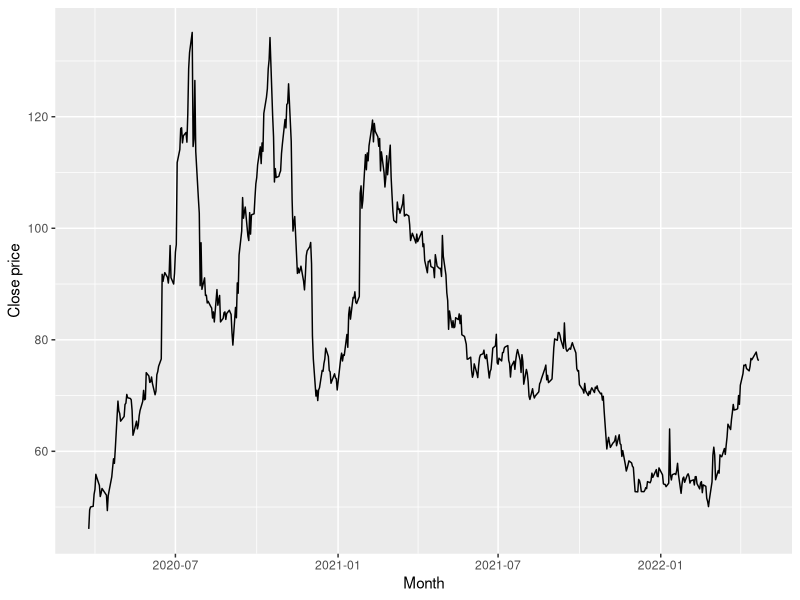
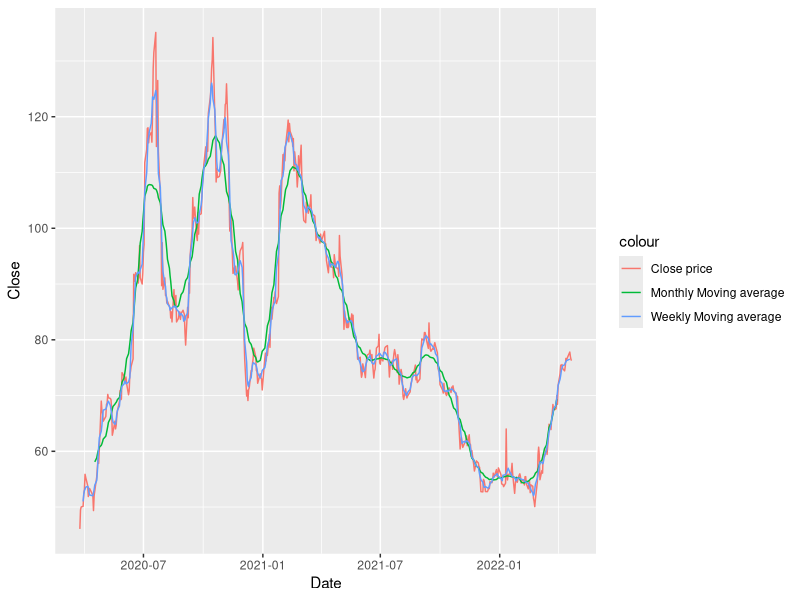
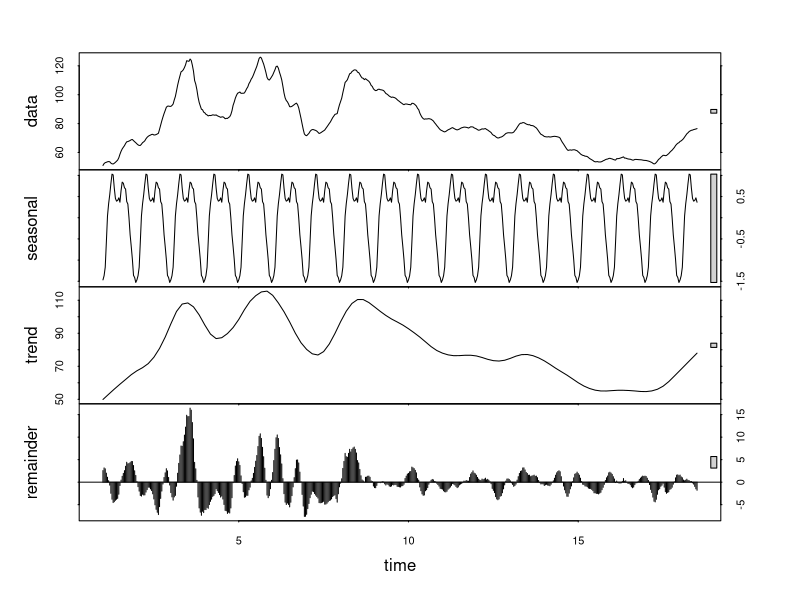

Recreate these plots in R, in order. (Note: this script raises an error after producing the figures.)
#loading the libraries
library(ggplot2)
library(forecast)
library(tseries)
library(tidyverse)
#loading the data
stock_data <- tibble(read_csv("PHM_data.csv", col_names = TRUE))
#tidy the data
stock_data$Date = as.Date(stock_data$Date, '%Y-%m-%d', format = "%m")
stock_data$Close = as.numeric(stock_data$Close)
#plot the plose pric
ggplot(stock_data, aes(x = Date, y = Close)) + geom_line() + scale_x_date("Month") + ylab("Close price") +
  xlab("")
#Calculate the weekly and monthly moving average of close price
stock_data$close_week_ma = ma(stock_data$Close, order = 7)
stock_data$close_month_ma = ma(stock_data$Close, order = 30)
#plot the Weekly and monthly MA
ggplot() + 
  geom_line(data = stock_data, aes(x = Date, y = Close, colour = "Close price")) + 
  geom_line(data = stock_data, aes(x = Date, y = close_month_ma, colour = "Monthly Moving average")) +
  geom_line(data = stock_data, aes(x = Date, y = close_week_ma, colour = "Weekly Moving average"))
#analyze seasonality
ts_ma = ts(na.remove(stock_data$close_week_ma), frequency= 30)
decomp = stl(ts_ma, s.window="periodic")
deseasonal_close <- seasadj(decomp)
plot(decomp)
#check if the time serie is stationary
adf.test(na.remove(close_week_ma, alternative = "stationary")) #p-value 0.366
#H0 = no stationary
#H1 = stationary
#p-value > 0.05 
#ARIMA model requires stationary time series
close_d1 = diff(deseasonal_close, differences = 1) #mutate time series to stationary
plot(close_d1)
#check if the adjusted time series is stationary
adf.test(na.remove(close_d1, alternative = "stationary")) #p-value 0.01
#find the best ARIMA  model with auto.arima
autoarima1 <- auto.arima(deseasonal_close, seasonal = FALSE)
#forecast and plot
forecast1 <- forecast(autoarima1, h =30)
plot(forecast1)